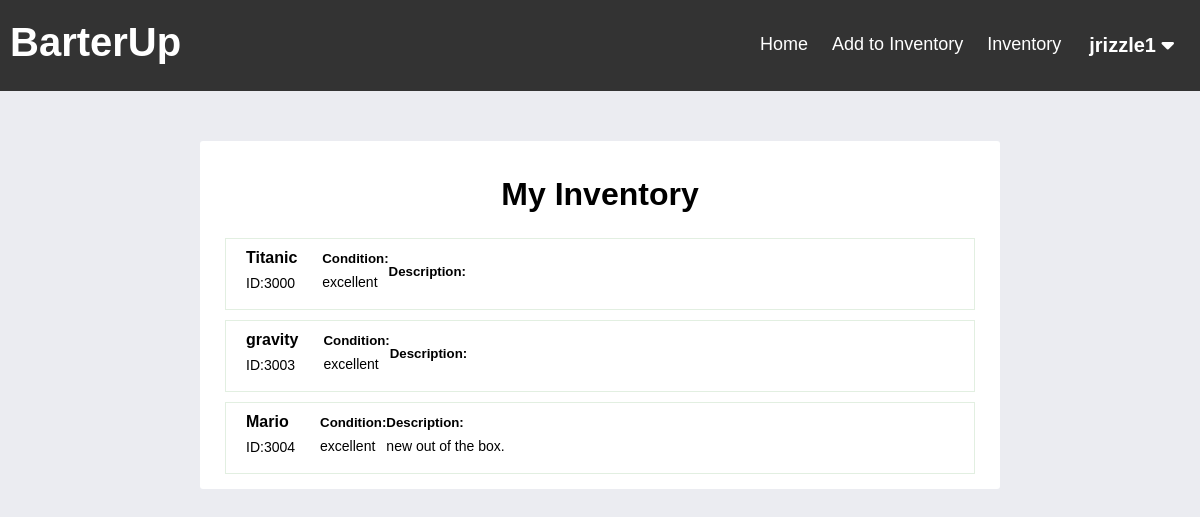
/BarterUp/inventory.php (signed in), run on the app's committed database.
### tables this page shows
CREATE TABLE `user` (
  `user_id` bigint unsigned NOT NULL AUTO_INCREMENT,
  `username` varchar(45) NOT NULL,
  `password` varchar(45) NOT NULL,
  PRIMARY KEY (`user_id`),
  UNIQUE KEY `username_UNIQUE` (`username`)
);

CREATE TABLE `item` (
  `item_id` smallint unsigned NOT NULL AUTO_INCREMENT,
  `user_id` bigint unsigned NOT NULL,
  `category_id` bigint unsigned NOT NULL,
  `description` tinytext,
  `item_condition` varchar(45) DEFAULT NULL,
  `item_name` varchar(45) NOT NULL,
  PRIMARY KEY (`item_id`),
  KEY `category_id_idx` (`category_id`),
  KEY `user_id_idx` (`user_id`),
  CONSTRAINT `category_id` FOREIGN KEY (`category_id`) REFERENCES `category` (`category_id`) ON DELETE CASCADE ON UPDATE CASCADE,
  CONSTRAINT `user_id` FOREIGN KEY (`user_id`) REFERENCES `user` (`user_id`) ON DELETE CASCADE ON UPDATE CASCADE
);

### BarterUp/functions.php (called while the page is built, shortened)
<?php
function check_login($con)
{
	if (isset($_SESSION['user_id'])) {
		$id = $_SESSION['user_id'];
		$query = "select * from user where user_id = '$id' limit 1";
		$result = mysqli_query($con, $query);
		if ($result && mysqli_num_rows($result) > 0) {
			$user_data = mysqli_fetch_assoc($result);
			return $user_data;
		}
	}
	die;
}

### BarterUp/inventory.php (the view, shortened to what this page needs)
<?php
include("config.php");
include("functions.php");
$user_data = check_login($con);
?>
<!DOCTYPE html>
<html lang="en">
<head>
    <link rel="stylesheet" href="./inventory.css?v=<?php echo time(); ?>">
</head>
<body>
    <?php include("./header.php"); ?>
        <div class="wrapper">
        <div class="view_main">
        <div class="page_name">
        <h1>My Inventory</h1>
        </div>
            <div class="view_wrap list-view" style="display:block;">
               <?php
                $query = "select * from item where user_id = '".$_SESSION['user_id']."'; ";
                $result = mysqli_query($con, $query);
                if ($result && mysqli_num_rows($result) > 0) {
                     while($row= mysqli_fetch_assoc($result)) {
                        echo
                        '<div class="view_item">
                            <div class="vi_left">
                                <p class="title">'.$row['item_name'].'</p>
                                <p class="content">ID:'.$row['item_id'].'</p>
                            </div>
                            <div class="vi_middle">
                                <h5>Condition:</h5>
                                <p class="content">'.$row['item_condition'].'</p>
                            </div>
                            <div class="vi_right">
                                <h5>Description:</h5>
                                <p class="content">'.$row['description'].'</p>
                            </div>
                         </div>';
                    }
                }
               ?>
            </div>
        </div>
    </div>
</body>
</html>

### BarterUp/header.php (shortened to what this page needs)
<!DOCTYPE html>
<html lang="en">
<head>
  <link rel="stylesheet" href="./header.css?v=<?php echo time(); ?>">
</head>
<body>
  <div class="header-right">
    <div class="header">
      <p>BarterUp</p>
    </div>
    <div class="user-drop">
      <button class="user-dropbtn"><?php echo $user_data['username']; ?>
        <i class="fa fa-caret-down"></i>
      </button>
    </div>
    <a href='./inventory.php'>Inventory</a>
    <a href='./addInventory.php'>Add to Inventory</a>
    <a href="./currentTrades.php">Home</a>
  </div>
</body>
</html>

### BarterUp/inventory.css (style rules this page uses)
.wrapper { width: 800px; margin: 50px auto; }
* { font-family: 'Montserrat', sans-serif; list-style: none; margin: 0; padding: 0; box-sizing: border-box; }
body { background: #ebecf1; position: relative; }
h1 { text-align: center; }
.page_name { width: 400px; margin: 5px auto; background: #fff; padding: 15px; border-radius: 2px; }
.view_main { background-color: #fff; border-radius: 3px; padding: 15px; }
.list-view .view_item { border: 1px solid #e2efe1; margin: 10px; padding: 10px 20px; display: flex; align-items: center; }
.list-view .view_item:last-child { margin-bottom: 0; }
.list-view .view_item .vi_left { margin-right: 25px; }
.view_item .title { font-weight: 600; }
.view_item .content { margin: 5px 0; font-size: 14px; line-height: 22px; font-weight: 200; }

### BarterUp/header.css (style rules this page uses)
.header-right { overflow: hidden; background-color: #333; padding: 20px 10px; }
.header-right a { float: right; color: white; text-align: center; padding: 12px; text-decoration: none; font-size: 18px; line-height: 25px; border-radius: 4px; }
.user-drop { float: right; overflow: hidden; }
.user-drop .user-dropbtn { font-size: 20px; font-weight: 600; border: none; outline: none; color: white; padding: 14px 16px; background-color: inherit; font-family: inherit; margin: 0; }
.header { float: left; color: white; font-size: 40px; font-weight: 600; }

### data on the page
user: username "jrizzle1"
item: item_name "Titanic", item_id "3000", item_condition "excellent"
item: item_name "gravity", item_id "3003", item_condition "excellent"
item: item_name "Mario", item_id "3004", item_condition "excellent", description "new out of the box."
